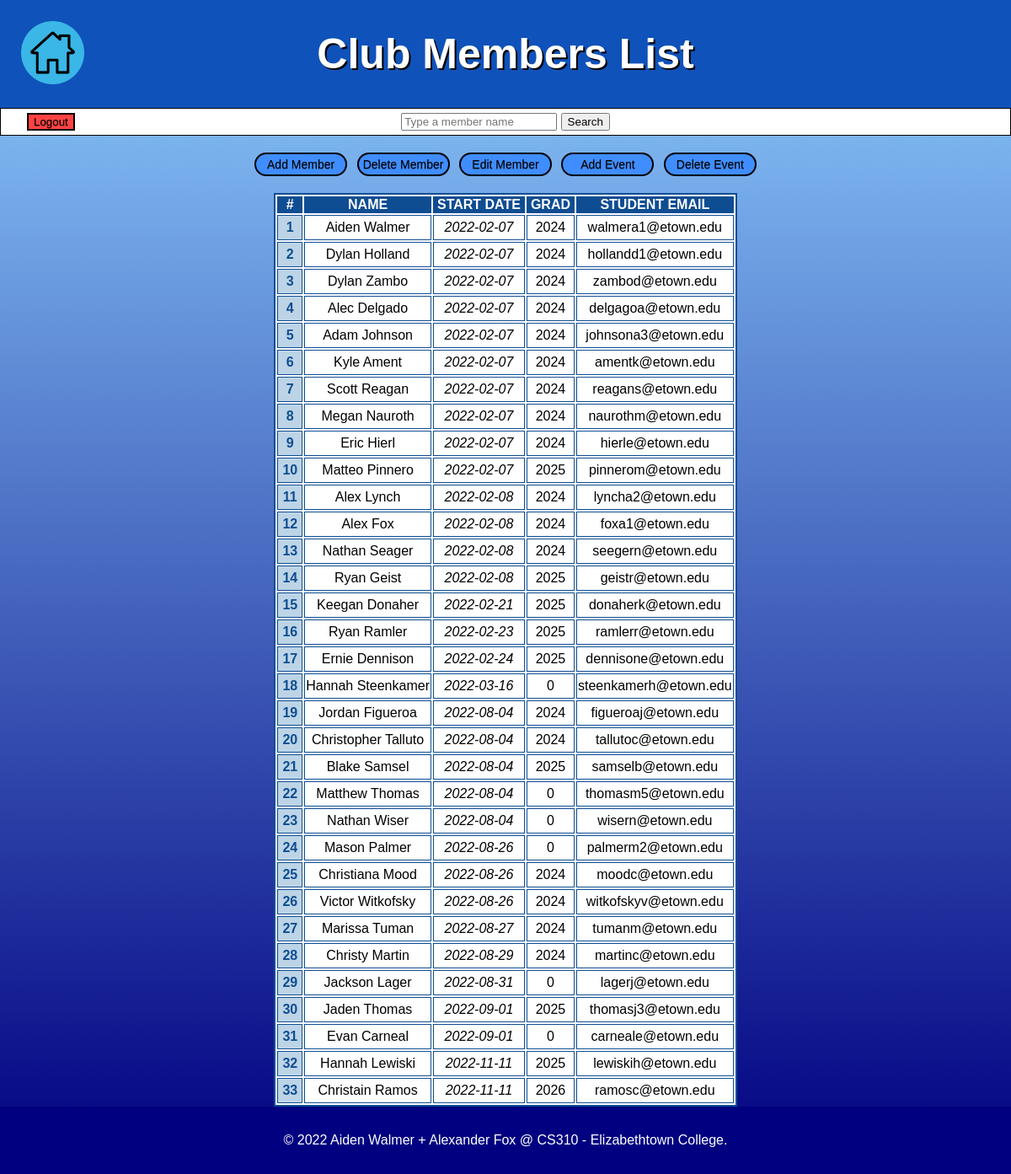
/membersAdminPage/membersAdmin.php (signed in), run on the app's committed database.
### tables this page shows
CREATE TABLE IF NOT EXISTS members (
  id        INTEGER NOT NULL AUTO_INCREMENT,
  nameFirst VARCHAR(50) NOT NULL,
  nameLast  VARCHAR(50) NOT NULL,
  startDate DATE NOT NULL,
  gradYear  INTEGER,
  email     VARCHAR(100) NOT NULL,
  UNIQUE INDEX email_UNIQUE (email ASC),
  UNIQUE INDEX id_UNIQUE (id ASC),
  PRIMARY KEY (id));

### includes/database_functions.php (called while the page is built, shortened)
<?PHP
require "includes/config.php";
function getDataFromSQL($sql,$params=null){
    global $servername,$database,$username,$password,$ds;
    try {
      $conn = new PDO($ds, $username, $password);
      $conn->setAttribute(PDO::ATTR_ERRMODE, PDO::ERRMODE_EXCEPTION);
    } catch(PDOException $e) {
      echo "Connection failed: " . $e->getMessage();
    }
    $stmt = $conn->prepare($sql);
    $stmt->execute($params);
    $valuesArray = $stmt->fetchAll();
    return $valuesArray;
}
?>

### membersAdminPage/membersAdmin.php (the view, shortened to what this page needs)
<!DOCTYPE html>
<html lang="en">
<head>
    <link rel="stylesheet" href="../stylesheets/membersStyleAdmin.css">
</head>
<body>
    <div id="home">
        <a href="https://spikeball-club.uk.r.appspot.com">
            <img src="../images/home-big.png" alt="home icon" title="Home Button" height="75px">
        </a>
    </div>
    <header>
        <h1 id="title">Club Members List</h1>
    </header>
    <div id="searchBar">
        <button id="logoutBtn">Logout</button>
        <form id="searchForm" action='search.php' method=post>
            <input id="memberSearch" name="term" type="text" placeholder="Type a member name" autocomplete="on">
            <input type= "submit" value="Search">
            <br>
        </div>
    <div id="adminBtns">
        <button id="addBtn" name="addMemberBtn">Add Member</button>
        <button id="deleteBtn" name="deleteMemberBtn">Delete Member</button>
        <button id="editBtn" name="editMemberBtn">Edit Member</button>
        <button id="addEvent" name="addEventBtn">Add Event</button>
        <button id="deleteEvent" name="deleteEventBtn">Delete Event</button>
    </div>
    <table class="table table-bordered">
        <thead>
            <tr>
                <th scope="col">#</th>
                <th scope="col">NAME</th>
                <th scope="col">START DATE</th>
                <th scope="col">GRAD</th>
                <th scope="col">STUDENT EMAIL</th>
            </tr>
        </thead>
        <?php
        $userID = 1;
        $sql = "SELECT * FROM members WHERE id>=:u ORDER BY id";
        $params = [":u"=>$userID];
        $members = getDataFromSQL($sql, $params);
        foreach($members as $member) {
        ?>
        <tbody>
            <tr>
                <td class="number"> <?php echo"{$member["id"]}";?> </td>
                <td class="name"> <?php echo"{$member["nameFirst"]}"." "."{$member["nameLast"]}";?> </td>
                <td class="date"> <?php echo"{$member["startDate"]}";?> </td>
                <td class="grad"> <?php echo"{$member["gradYear"]}";?> </td>
                <td class="email"> <?php echo"{$member["email"]}";?> </td>
            </tr>
        </tbody>
        <?php
        }
        ?>
    </table>
    <footer>
        <p class="copyright">© 2022 Aiden Walmer + Alexander Fox @ CS310 - Elizabethtown College.</p>
    </footer>
</body>
</html>

### stylesheets/membersStyleAdmin.css (style rules this page uses)
body { margin: 0%; background-image: linear-gradient(to top, #000080, #8bcbfd); font-family: 'Sabon', sans-serif; }
header { text-align: center; color: white; background-color: #0F52BA; text-shadow: 1px 1px black; font-size: 25px; padding: 1px; padding-top: 35px; padding-bottom: 35px; }
footer { margin-top: auto; }
#home { position: absolute; top: 25px; left: 25px; display: inline; color: #c8c8c8; }
#home a { color: #0F52BA; text-shadow: none; }
#title { background-color: #0F52BA; color: white; text-shadow: 2px 2px black; display: inline; padding: 3px; }
#searchBar { text-align: center; background-color: white; border: 1px solid black; padding: 5px; margin-bottom: 20px; }
#searchForm { margin-bottom: 0px; }
#logoutBtn { position: absolute; left: 32px; border:2px solid black; color:#000000; text-shadow: 0 0.04em 0.04em rgba(0,0,0,0.35); background-color:rgb(255, 67, 67); transition: all 0.15s; }
table { margin: auto; text-align: center; border: 2px solid #0f4d92; font-family: Arial, Helvetica, sans-serif; background-color: white; }
th { color: white; background-color: #0f4d92; padding-left: 5px; padding-right: 5px; }
.number { color: #0f4d92; background-color: #bcd4e6; padding: 5px; font-weight: bold; }
.date { text-align: center; font-style: italic; }
td { border: 1px solid #0f4d92; }
footer { justify-content: center; text-align: center; padding: 15px; background-color: #000080; color: white; }
#adminBtns { text-align: center; margin-bottom: 20px; }
#addBtn, #deleteBtn, #editBtn, #addEvent, #deleteEvent { width: 110px; padding: 4px; font-size: 14px; text-align: center; margin: auto; border:2px solid black; border-radius:2em; color:#000000; text-shadow: 0 0.04em 0.04em rgba(0,0,0,0.35); background-color:#408dff; transition: all 0.15s; }
#deleteBtn { margin-left: 7px; margin-right: 7px; }
#addEvent { margin-left: 7px; margin-right: 7px; }

### data on the page
members: id "1", nameFirst "Aiden", nameLast "Walmer", startDate "2022-02-07", gradYear "2024", email "walmera1@etown.edu"
members: id "2", nameFirst "Dylan", nameLast "Holland", startDate "2022-02-07", gradYear "2024", email "hollandd1@etown.edu"
members: id "3", nameFirst "Dylan", nameLast "Zambo", startDate "2022-02-07", gradYear "2024", email "zambod@etown.edu"
members: id "4", nameFirst "Alec", nameLast "Delgado", startDate "2022-02-07", gradYear "2024", email "delgagoa@etown.edu"
members: id "5", nameFirst "Adam", nameLast "Johnson", startDate "2022-02-07", gradYear "2024", email "johnsona3@etown.edu"
members: id "6", nameFirst "Kyle", nameLast "Ament", startDate "2022-02-07", gradYear "2024", email "amentk@etown.edu"
members: id "7", nameFirst "Scott", nameLast "Reagan", startDate "2022-02-07", gradYear "2024", email "reagans@etown.edu"
members: id "8", nameFirst "Megan", nameLast "Nauroth", startDate "2022-02-07", gradYear "2024", email "naurothm@etown.edu"
members: id "9", nameFirst "Eric", nameLast "Hierl", startDate "2022-02-07", gradYear "2024", email "hierle@etown.edu"
members: id "10", nameFirst "Matteo", nameLast "Pinnero", startDate "2022-02-07", gradYear "2025", email "pinnerom@etown.edu"
members: id "11", nameFirst "Alex", nameLast "Lynch", startDate "2022-02-08", gradYear "2024", email "lyncha2@etown.edu"
members: id "12", nameFirst "Alex", nameLast "Fox", startDate "2022-02-08", gradYear "2024", email "foxa1@etown.edu"
members: id "13", nameFirst "Nathan", nameLast "Seager", startDate "2022-02-08", gradYear "2024", email "seegern@etown.edu"
members: id "14", nameFirst "Ryan", nameLast "Geist", startDate "2022-02-08", gradYear "2025", email "geistr@etown.edu"
members: id "15", nameFirst "Keegan", nameLast "Donaher", startDate "2022-02-21", gradYear "2025", email "donaherk@etown.edu"
members: id "16", nameFirst "Ryan", nameLast "Ramler", startDate "2022-02-23", gradYear "2025", email "ramlerr@etown.edu"
members: id "17", nameFirst "Ernie", nameLast "Dennison", startDate "2022-02-24", gradYear "2025", email "dennisone@etown.edu"
members: id "18", nameFirst "Hannah", nameLast "Steenkamer", startDate "2022-03-16", gradYear "0", email "steenkamerh@etown.edu"
members: id "19", nameFirst "Jordan", nameLast "Figueroa", startDate "2022-08-04", gradYear "2024", email "figueroaj@etown.edu"
members: id "20", nameFirst "Christopher", nameLast "Talluto", startDate "2022-08-04", gradYear "2024", email "tallutoc@etown.edu"
members: id "21", nameFirst "Blake", nameLast "Samsel", startDate "2022-08-04", gradYear "2025", email "samselb@etown.edu"
members: id "22", nameFirst "Matthew", nameLast "Thomas", startDate "2022-08-04", gradYear "0", email "thomasm5@etown.edu"
members: id "23", nameFirst "Nathan", nameLast "Wiser", startDate "2022-08-04", gradYear "0", email "wisern@etown.edu"
members: id "24", nameFirst "Mason", nameLast "Palmer", startDate "2022-08-26", gradYear "0", email "palmerm2@etown.edu"
members: id "25", nameFirst "Christiana", nameLast "Mood", startDate "2022-08-26", gradYear "2024", email "moodc@etown.edu"
members: id "26", nameFirst "Victor", nameLast "Witkofsky", startDate "2022-08-26", gradYear "2024", email "witkofskyv@etown.edu"
members: id "27", nameFirst "Marissa", nameLast "Tuman", startDate "2022-08-27", gradYear "2024", email "tumanm@etown.edu"
members: id "28", nameFirst "Christy", nameLast "Martin", startDate "2022-08-29", gradYear "2024", email "martinc@etown.edu"
members: id "29", nameFirst "Jackson", nameLast "Lager", startDate "2022-08-31", gradYear "0", email "lagerj@etown.edu"
members: id "30", nameFirst "Jaden", nameLast "Thomas", startDate "2022-09-01", gradYear "2025", email "thomasj3@etown.edu"
members: id "31", nameFirst "Evan", nameLast "Carneal", startDate "2022-09-01", gradYear "0", email "carneale@etown.edu"
members: id "32", nameFirst "Hannah", nameLast "Lewiski", startDate "2022-11-11", gradYear "2025", email "lewiskih@etown.edu"
members: id "33", nameFirst "Christain", nameLast "Ramos", startDate "2022-11-11", gradYear "2026", email "ramosc@etown.edu"
